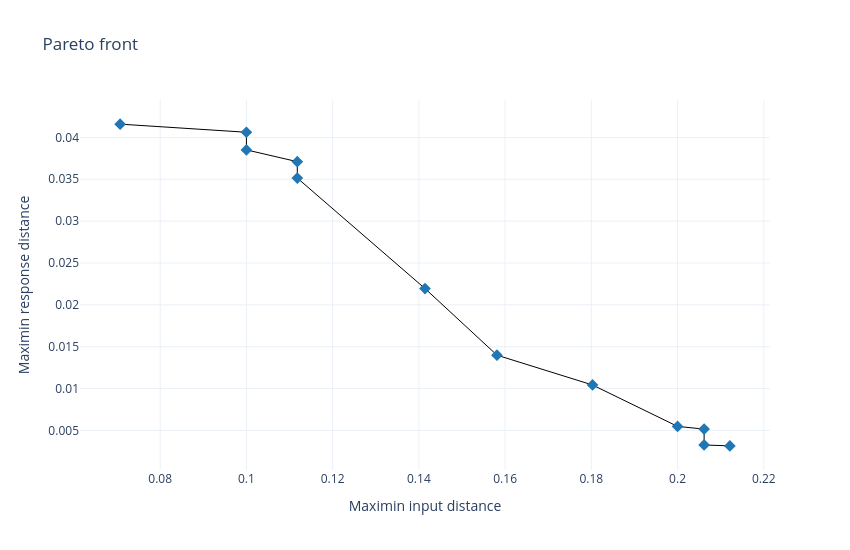

The cell this chart's notebook holds for it:
### Code cell
plot_pareto_front(result.pareto_front)

### Figure 1 — Plotly figure (JSON) as saved in the notebook; plotly's stock layout.template omitted (floating-point values rounded to 4 significant figures)
{"data": [{"line": {"color": "black", "width": 1}, "marker": {"color": "rgba(31, 119, 180, 1.0)", "size": 9, "symbol": "diamond"}, "mode": "lines+markers", "showlegend": false, "type": "scatter", "x": [0.07071, 0.1, 0.1, 0.1118, 0.1118, 0.1414, 0.1581, 0.1803, 0.2, 0.2062, 0.2062, 0.2121], "y": [0.04159, 0.04062, 0.03851, 0.03711, 0.03515, 0.02195, 0.01399, 0.01043, 0.005481, 0.005157, 0.003263, 0.003154]}], "layout": {"height": 550, "title": {"text": "Pareto front"}, "width": 850, "xaxis": {"showgrid": true, "title": {"text": "Maximin input distance"}, "zeroline": false}, "yaxis": {"showgrid": true, "title": {"text": "Maximin response distance"}, "zeroline": false}}}
